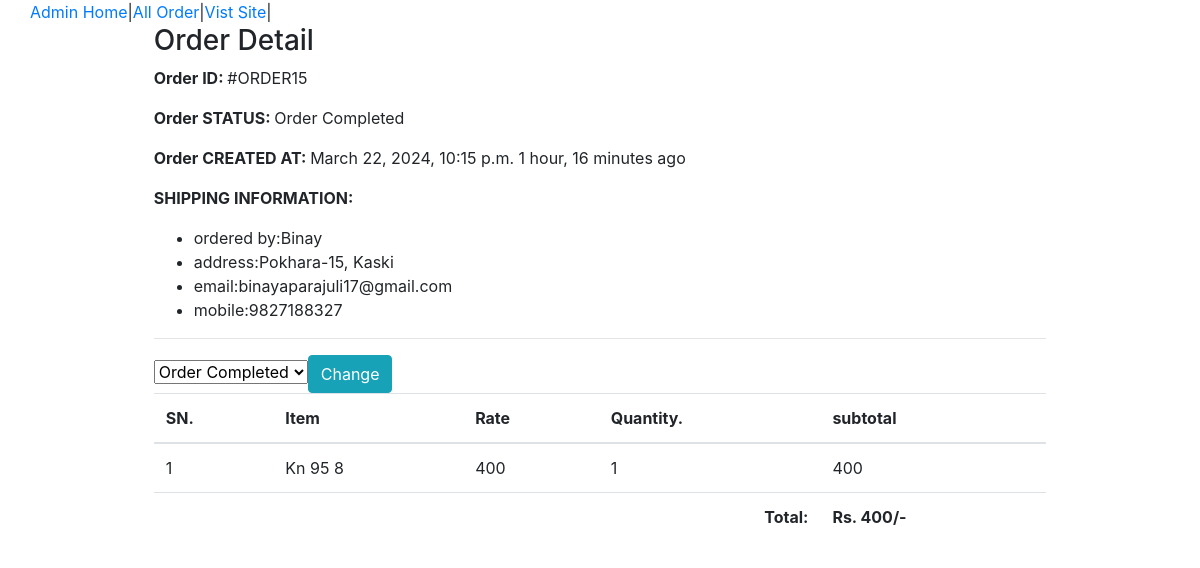
The app's page /owner/admin-order/15/ (signed in) with its own data.
### shop/models.py (models this page shows, shortened)
class Order(models.Model):
    cart = models.OneToOneField(Cart, on_delete=models.CASCADE)
    ordered_by = models.CharField(max_length=200)
    shipping_address = models.CharField(max_length=200)
    mobile = models.CharField(max_length=10)
    email = models.EmailField(null=True, blank=True)
    subtotal = models.PositiveIntegerField()
    discount = models.PositiveIntegerField()
    total = models.PositiveIntegerField()
    order_status = models.CharField(max_length=50, choices=ORDER_STATUS)
    created_at = models.DateTimeField(auto_now_add=True)
    payment_method = models.CharField(max_length=20, choices=METHOD, default="Cash On Delivery")
    payment_completed = models.BooleanField(
        default=False, null=True, blank=True)

class CartProduct(models.Model):
    cart = models.ForeignKey(Cart, on_delete=models.CASCADE)
    product = models.ForeignKey(Product, on_delete=models.CASCADE)
    rate = models.PositiveIntegerField()
    quantity = models.PositiveBigIntegerField()
    subtotal = models.PositiveIntegerField()

class Product(models.Model):
    title = models.CharField(max_length=200)
    slug = models.SlugField(unique=True)
    category = models.ForeignKey(Category, on_delete= models.CASCADE)
    image= models.ImageField(upload_to='products')
    marked_price = models.PositiveIntegerField()
    selling_price = models.PositiveIntegerField()
    description = models.TextField()
    warranty = models.CharField(max_length=300, null=True, blank=True)
    return_policy = models.CharField(max_length=300, null=True, blank=True)
    view_count = models.PositiveIntegerField(default=0)

### owner/views.py (the view)
# urls.py: path('admin-order/<int:pk>/', AdminOrderDetailView.as_view(), name="admin_order_detail"),
class AdminOrderDetailView(AdminRequiredMixin,DetailView):
    template_name = "adminpages/admin_orderdetail.html"
    model = Order
    context_object_name = "ord_obj"
    def get_context_data(self,**kwargs):
        context = super().get_context_data(**kwargs)
        context["allstatus"] = ORDER_STATUS
        return context

### owner/views.py (called while the page is built)
    def dispatch(self, request, *args, **kwargs) :
        user = request.user
        if request.user.is_authenticated and Admin.objects.filter(user=user).exists():
            print("llog")
        else:
            return redirect("owner/admin-login/")
        print(user)
        return super().dispatch(request, *args, **kwargs)

### templates/adminpages/admin_orderdetail.html (shortened to what this page needs)
{% extends 'adminpages/admin_base.html' %}
{% load humanize %}
{% block content %}
<div class="containter">
    <div class="row">
        <div class="col-md-9 mx-auto">
            <h3>Order Detail</h3>
            <p><span class="font-weight-bold">Order ID: </span> #ORDER{{ord_obj.id}} </p>
            <p><span class="font-weight-bold">Order STATUS: </span> {{ord_obj.order_status}} </p>
            <p><span class="font-weight-bold">Order CREATED AT: </span> {{ord_obj.created_at}} {{ord_obj.created_at|timesince}} ago</p>
            <p><span class="font-weight-bold">SHIPPING INFORMATION: </span>
                <ul>
                <li> ordered by:{{ord_obj.ordered_by}}</li>
                <li> address:{{ord_obj.shipping_address}} </li>
                <li> email:{{ord_obj.email}}</li>
                <li> mobile:{{ord_obj.mobile}}</li>
                </ul>
            </p>
            <hr>
            <table class="table">
                <thead>
                    <tr>
                        <th>SN.</th>
                        <th>Item</th>
                        <th>Rate</th>
                        <th>Quantity.</th>
                        <th>subtotal</th>
                    </tr>
                </thead>
                <tbody>
                    {% for cp in ord_obj.cart.cartproduct_set.all %}
                    <tr>
                        <td>{{forloop.counter}}</td>
                        <td>{{cp.product.title}} {{cp.product.id}}</td>
                        <td>{{cp.rate}}</td>
                        <td>{{cp.quantity}}</td>
                        <td>{{cp.subtotal}}</td>
                    </tr>
                    {% endfor %}
                    <tr>
                        <th colspan="4" class="text-right">Total:</th>
                        <th>Rs. {{ord_obj.total|intcomma}}/-</th>
                </tbody>
                <form action="{% url 'owner:admin_order_status_change' ord_obj.id %}" method="POST">
                    <select name="status">
                        {% for i,j in allstatus %}
                        <option value="{{i}}" {% if i == ord_obj.order_status%} selected {% endif %} >{{j}}</option>
                        {% endfor %}
                    </select>
                    <button class="btn btn-info">Change</button>
                </form>
            </table>
        </div>
    </div>
</div>
{% endblock %}

### records on screen
Order: id "15", order_status "Order Completed", created_at "March 22, 2024, 10:15 p.m.", created_at "1 hour, 16 minutes", ordered_by "Binay", shipping_address "Pokhara-15, Kaski", email "binayaparajuli17@gmail.com", mobile "9827188327", total "400", status "Order Completed"
CartProduct: product "Kn 95", product.id "8", rate "400", quantity "1", subtotal "400"
